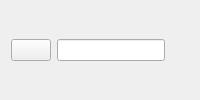
<?xml version="1.0" encoding="UTF-8"?>
<ui version="4.0">
 <class>ColorComboWidget</class>
 <widget class="QWidget" name="ColorComboWidget">
  <property name="sizePolicy">
   <sizepolicy hsizetype="Preferred" vsizetype="Minimum">
    <horstretch>0</horstretch>
    <verstretch>0</verstretch>
   </sizepolicy>
  </property>
  <property name="windowTitle">
   <string>Form</string>
  </property>
  <layout class="QHBoxLayout" name="horizontalLayout">
   <item>
    <widget class="QPushButton" name="pushButton">
     <property name="text">
      <string/>
     </property>
    </widget>
   </item>
   <item>
    <widget class="QLineEdit" name="lineEdit"/>
   </item>
   <item>
    <widget class="QWidget" name="widget" native="true">
     <property name="sizePolicy">
      <sizepolicy hsizetype="Minimum" vsizetype="Minimum">
       <horstretch>1</horstretch>
       <verstretch>1</verstretch>
      </sizepolicy>
     </property>
     <property name="minimumSize">
      <size>
       <width>16</width>
       <height>16</height>
      </size>
     </property>
     <zorder>lineEdit</zorder>
    </widget>
   </item>
  </layout>
 </widget>
 <resources/>
 <connections/>
</ui>
